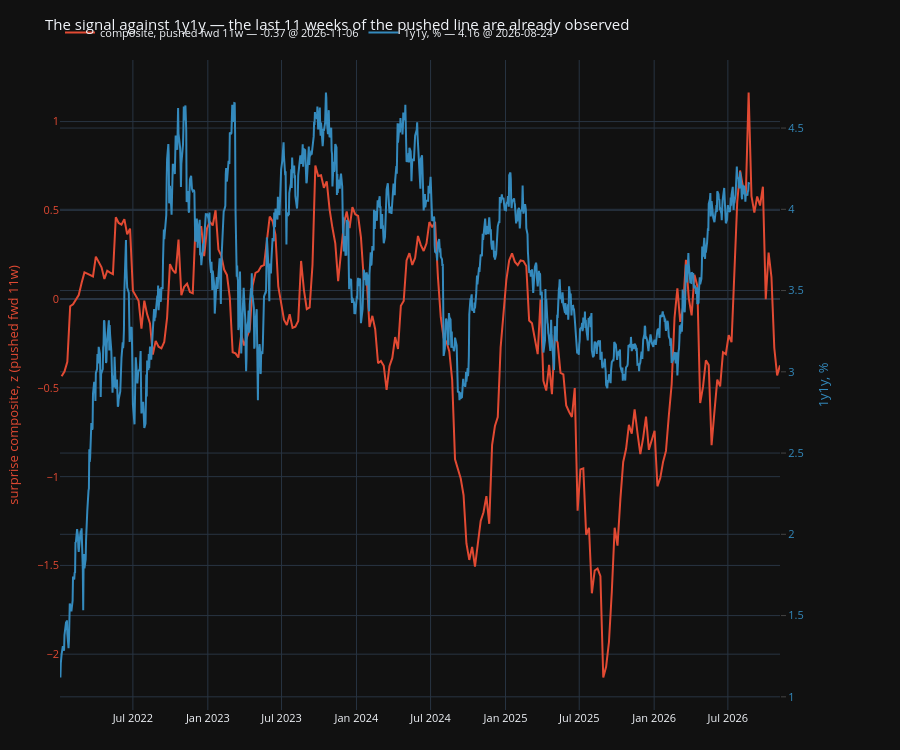

Notebook code cell kept with this figure:
### Markdown cell above
### Chart 2 — the signal against the instrument

The same composite pushed forward at the measured lead, against 1y1y. This is
the chart the position depends on, and the reason is the **right-hand end**:
the pushed line continues for eleven weeks after the rate line stops. Nothing
about that continuation is a forecast — it is data already printed, drawn at
the date it is supposed to matter.

### Code cell
CHART_FROM = pd.Timestamp("2022-01-01")
zc_c2 = zc[zc.index >= CHART_FROM - pd.Timedelta(weeks=LEAD_MEASURED)]

plot, fig, ax, ax2, legend = make_secondary_axis_plot(
    engine="plotly",
    ylabel_left=f"surprise composite, z (pushed fwd {LEAD_MEASURED}w)",
    ylabel_right="1y1y, %",
    title="The signal against 1y1y — the last 11 weeks of the pushed line are "
          "already observed",
)
plot(pushed(zc_c2, LEAD_MEASURED), label=f"composite, pushed fwd {LEAD_MEASURED}w",
     which="left")
plot(rates.loc[rates.index >= CHART_FROM, R_1Y1Y].dropna(), label="1y1y, %",
     which="right")
legend(show_date=True)

### Figure 1 — Plotly figure (JSON) as saved in the notebook; plotly's stock layout.template omitted (floating-point values rounded to 4 significant figures; data arrays with more than 128 entries replaced by an {"elided": "..."} marker saying what was removed)
{"data": [{"line": {"color": "#E24A33"}, "mode": "lines", "name": "composite, pushed fwd 11w — -0.37 @ 2026-11-06", "showlegend": true, "type": "scatter", "x": {"elided": "253 str values"}, "y": {"elided": "253 float values"}, "yaxis": "y"}, {"line": {"color": "#348ABD"}, "mode": "lines", "name": "1y1y, % — 4.16 @ 2026-08-24", "showlegend": true, "type": "scatter", "x": {"elided": "1160 str values"}, "y": {"elided": "1160 float values"}, "yaxis": "y2"}], "layout": {"font": {"size": 11}, "height": 750, "legend": {"orientation": "h", "x": 0, "xanchor": "left", "y": 1.02, "yanchor": "bottom"}, "margin": {"b": 40, "l": 60, "r": 120, "t": 60}, "newshape": {"line": {"color": "red"}}, "title": {"text": "The signal against 1y1y — the last 11 weeks of the pushed line are already observed"}, "xaxis": {"showgrid": true, "showspikes": true, "spikecolor": "white", "spikemode": "across", "spikesnap": "cursor"}, "yaxis": {"showgrid": true, "showspikes": true, "spikecolor": "white", "spikesnap": "cursor", "spikethickness": 0.5, "tickfont": {"color": "#E24A33"}, "title": {"font": {"color": "#E24A33"}, "text": "surprise composite, z (pushed fwd 11w)"}}, "yaxis2": {"anchor": "x", "overlaying": "y", "position": 0.98, "showgrid": true, "showspikes": true, "side": "right", "spikecolor": "white", "spikesnap": "cursor", "spikethickness": 0.5, "tickfont": {"color": "#348ABD"}, "ticklabelposition": "outside", "ticks": "outside", "title": {"font": {"color": "#348ABD"}, "standoff": 16, "text": "1y1y, %"}}}}
